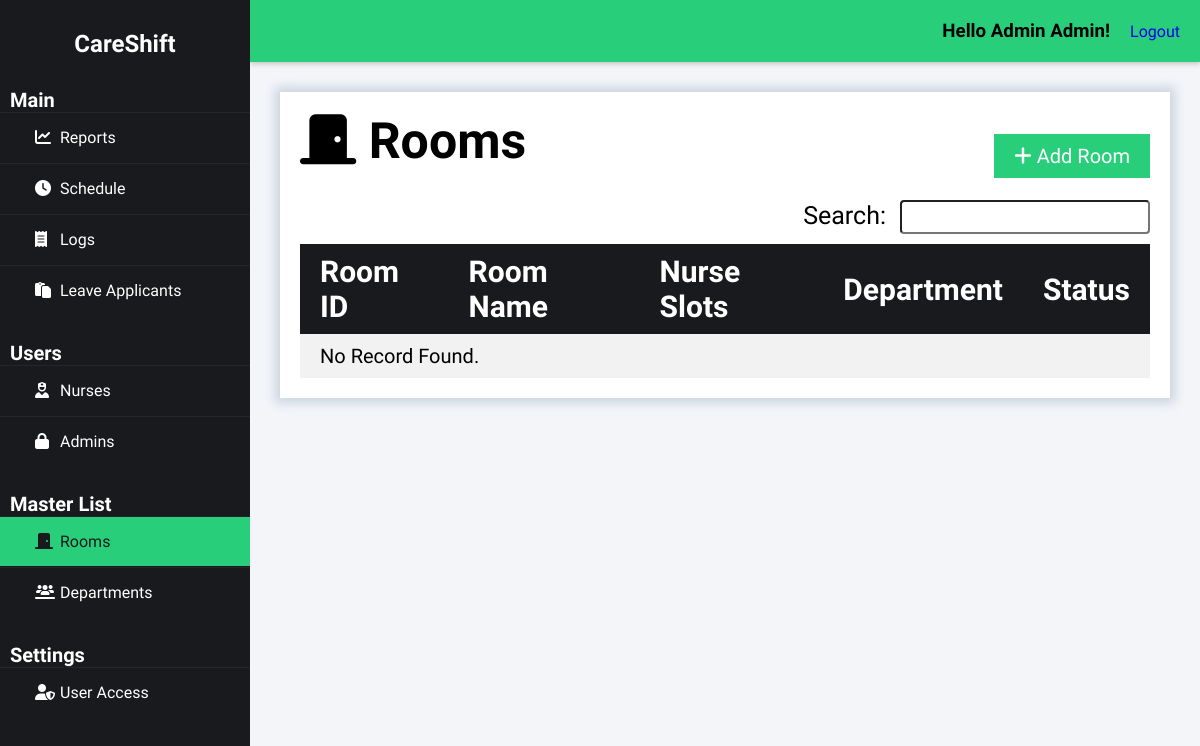
/index.php?page=rooms (signed in), run on an earlier commit of the app's database.
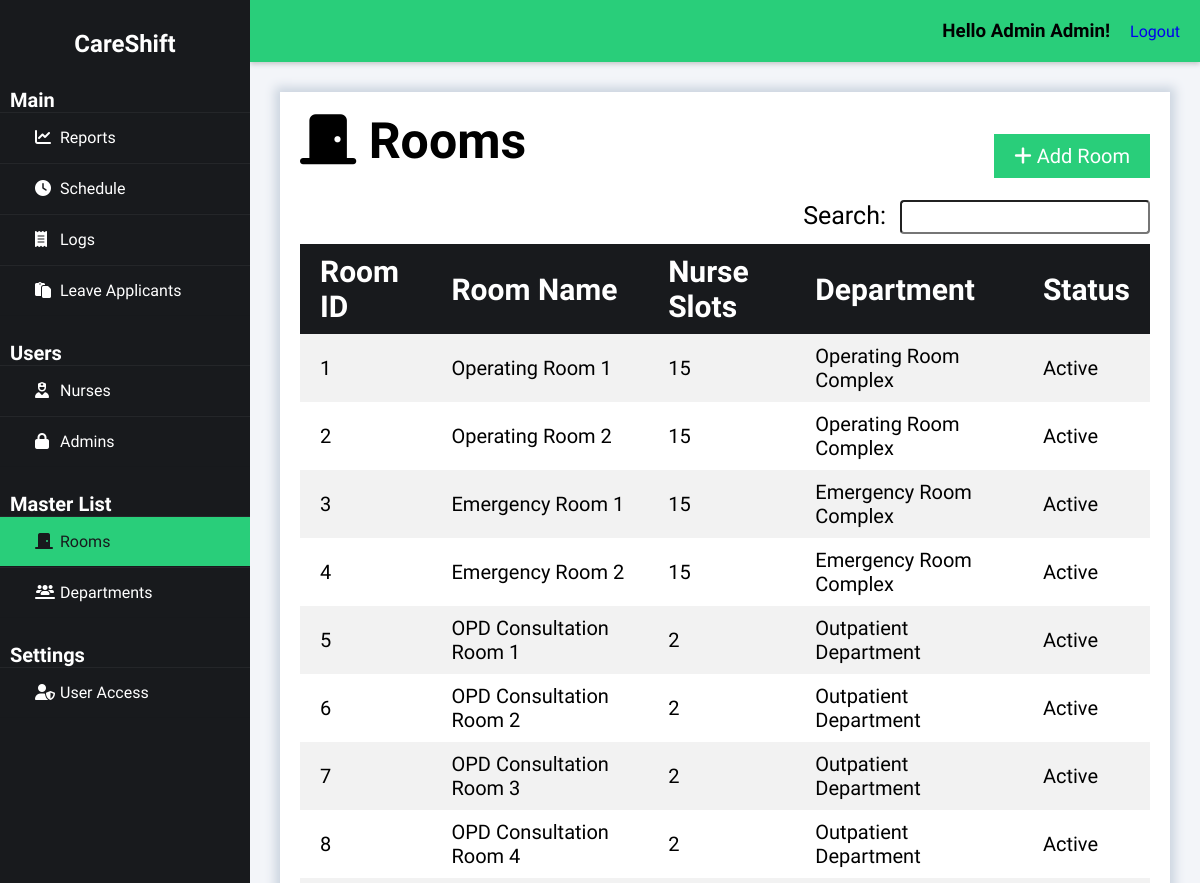
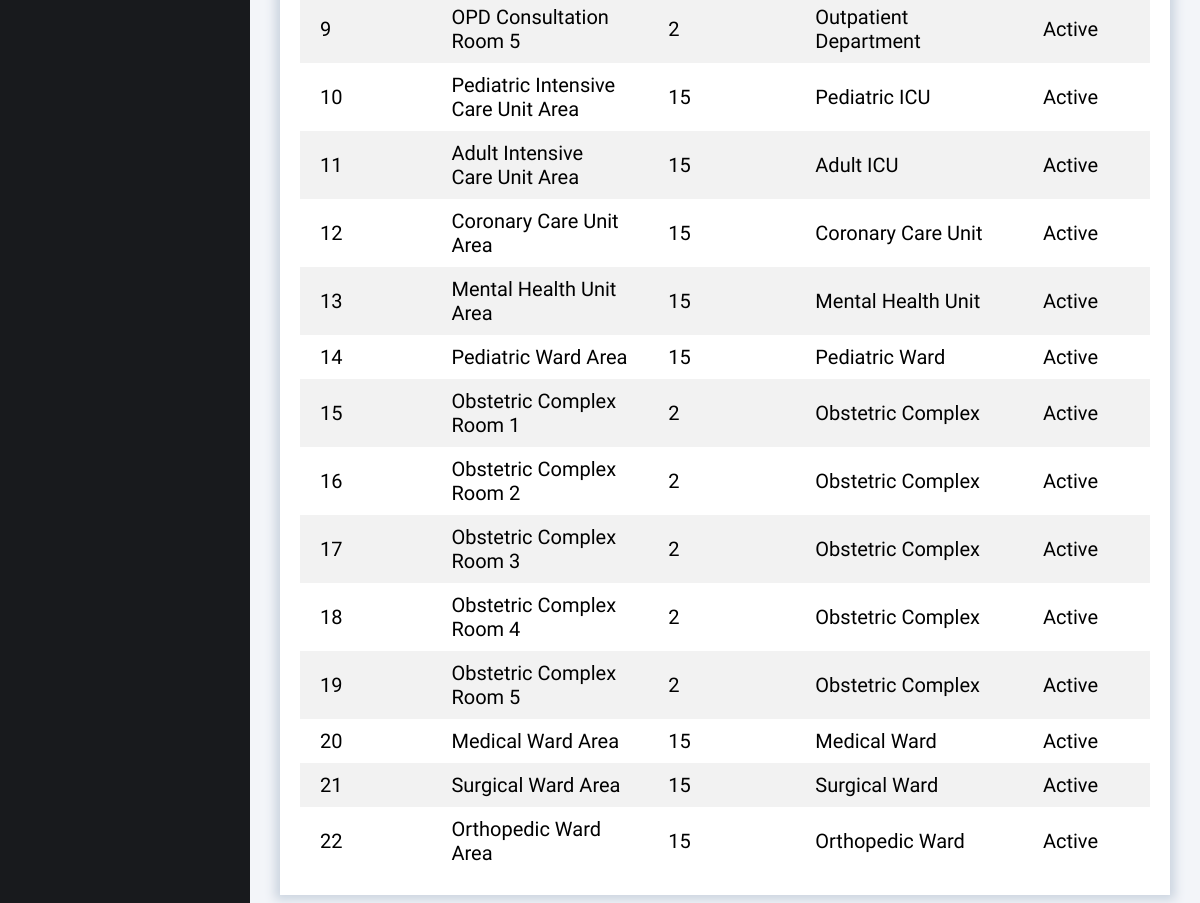
And on a later commit of the database (2 pictures, top to bottom).
### tables this page shows
CREATE TABLE `room` (
  `room_id` int(50) NOT NULL auto_increment,
  `room_name` varchar(255) NOT NULL,
  `room_slots` int(10) NOT NULL,
  `status_id` int(50) NOT NULL,
  `department_id` int(50) NOT NULL,
  PRIMARY KEY  (`room_id`),
  KEY (`status_id`),
  KEY (`department_id`)
);

CREATE TABLE `department` (
  `department_id` int(50) NOT NULL auto_increment,
  `department_name` varchar(50) NOT NULL,
  `department_desc` varchar(255) NOT NULL,
  `dept_type_id` int(50) NOT NULL,
  PRIMARY KEY  (`department_id`),
  KEY (`dept_type_id`)
);

CREATE TABLE `status` (
  `status_id` int(50) NOT NULL auto_increment,
  `status_name` varchar(50) NOT NULL,
  PRIMARY KEY  (`status_id`)
);

### class/class.admin.php (called while the page is built, shortened)
<?php
class Admin{
	private $DB_SERVER='localhost';
	private $DB_USERNAME='root';
	private $DB_PASSWORD='';
	private $DB_DATABASE='db_careshift';
	private $conn;
	public function __construct(){
		$this->conn = new PDO("mysql:host=".$this->DB_SERVER.";dbname=".$this->DB_DATABASE,$this->DB_USERNAME,$this->DB_PASSWORD);
	}
	function get_id_by_username($username){
		$sql="SELECT adm_id FROM admin WHERE adm_username = :username";
		$q = $this->conn->prepare($sql);
		$q->execute(['username' => $username]);
		$id = $q->fetchColumn();
		return $id;
	}
	function get_fname($id){
		$sql="SELECT adm_fname FROM admin WHERE adm_id = :id";
		$q = $this->conn->prepare($sql);
		$q->execute(['id' => $id]);
		$fname = $q->fetchColumn();
		return $fname;
	}
	function get_lname($id){
		$sql="SELECT adm_lname FROM admin WHERE adm_id = :id";
		$q = $this->conn->prepare($sql);
		$q->execute(['id' => $id]);
		$lname = $q->fetchColumn();
		return $lname;
	}
}
?>

### class/class.rooms.php (called while the page is built, shortened)
<?php
class Rooms{
	private $DB_SERVER='localhost';
	private $DB_USERNAME='root';
	private $DB_PASSWORD='';
	private $DB_DATABASE='db_careshift';
	private $conn;
	public function __construct(){
		$this->conn = new PDO("mysql:host=".$this->DB_SERVER.";dbname=".$this->DB_DATABASE,$this->DB_USERNAME,$this->DB_PASSWORD);
	}
	public function list_room(){
		$sql="SELECT * FROM room";
		$q = $this->conn->query($sql) or die("failed!");
		while($r = $q->fetch(PDO::FETCH_ASSOC)){
		$data[]=$r;
		}
		if(empty($data)){
		   return false;
		}else{
			return $data;
		}
	}
	function get_room_department_name($id){
		$sql="SELECT department_name FROM department INNER JOIN room WHERE room.department_id = department.department_id AND room_id = :id";
		$q = $this->conn->prepare($sql);
		$q->execute(['id' => $id]);
		$department_name = $q->fetchColumn();
		return $department_name;
	}
	function get_room_status_name($id){
		$sql="SELECT status_name FROM status INNER JOIN room WHERE room.status_id = status.status_id AND room_id = :id";
		$q = $this->conn->prepare($sql);
		$q->execute(['id' => $id]);
		$status_name = $q->fetchColumn();
		return $status_name;
	}
}
?>

### rooms-module/records.php (the view)
<div class="heading">
    <h1><i class="fas fa-solid fa-door-closed"></i>&nbspRooms</h1>
    <a href="index.php?page=rooms&subpage=add" class="right_button"><i class="fa fa-plus"></i>&nbspAdd Room</a>
</div>
<span class="right">
    <div class="search_bar">
        <label for="search">Search:</label>
        <input type="text" id="search" class="search" name="search" onkeyup="filterTable()">
    </div>
</span>
<table id="tablerecords">
    <thead>
        <tr>
            <th>Room ID</th>
            <th>Room Name</th>
            <th>Nurse Slots</th>
            <th>Department</th>
            <th>Status</th>
        </tr>
    </thead>
    <tbody>
        <?php
        if ($rooms->list_room() != false) {
            foreach ($rooms->list_room() as $value) {
                extract($value);
                $row_url = "index.php?page=rooms&subpage=profile&id=" . $room_id;
                ?>
                <tr onclick="location.href='<?php echo $row_url; ?>'" style="cursor: pointer;">
                    <td><?php echo $room_id; ?></td>
                    <td><?php echo $room_name; ?></td>
                    <td><?php echo $room_slots; ?></td>
                    <td><?php echo $rooms->get_room_department_name($room_id); ?></td>
                    <td><?php echo $rooms->get_room_status_name($room_id); ?></td>
                </tr>
                <?php
            }
        } else {
            ?>
            <tr>
                <td colspan="5">No Record Found.</td>
            </tr>
        <?php
        }
        ?>
    </tbody>
</table>

### index.php (shortened to what this page needs)
<?php
include_once 'class/class.admin.php';
include_once 'class/class.rooms.php';
$page = (isset($_GET['page']) && $_GET['page'] != '') ? $_GET['page'] : 'reports';
$subpage = (isset($_GET['subpage']) && $_GET['subpage'] != '') ? $_GET['subpage'] : '';
$admin = new Admin();
$rooms = new Rooms();
$admin_id = $admin->get_id_by_username($_SESSION['adm_username']);
?>
<!DOCTYPE html>
<html>
<head>
    <link rel="stylesheet" href="css/styles.css">
    <link rel="stylesheet" href="https://cdnjs.cloudflare.com/ajax/libs/fullcalendar/3.4.0/fullcalendar.css" />
</head>
<body>
    <div class="wrapper">
        <div class="sidebar">
            <h2>CareShift</h2>
            <ul>
                <h3>Main</h3>
                <li><a href="index.php?page=reports" class="<?= $page == 'reports' ? 'active' : '' ?>"><i class="fas fa-solid fa-chart-line"></i>Reports</a></li>
                <li><a href="index.php?page=schedule" class="<?= $page == 'schedule' ? 'active' : '' ?>"><i class="fas fa-solid fa-clock"></i>Schedule</a></li>
                <li><a href="index.php?page=logs" class="<?= $page == 'logs' ? 'active' : '' ?>"><i class="fas fa-solid fa-receipt"></i>Logs</a></li>
                <li><a href="index.php?page=leave" class="<?= $page == 'leave' ? 'active' : '' ?>"><i class="fas fa-regular fa-paste"></i></i></i>Leave Applicants</a></li>
                <h3>Users</h3>
                <li><a href="index.php?page=nurses" class="<?= $page == 'nurses' ? 'active' : '' ?>"><i class="fas fa-solid fa-user-nurse"></i>Nurses</a></li>
                <li><a href="index.php?page=admins" class="<?= $page == 'admins' ? 'active' : '' ?>"><i class="fas fa-lock" aria-hidden="true"></i></i>Admins</a></li>
                <h3>Master List</h3>
                <li><a href="index.php?page=rooms" class="<?= $page == 'rooms' ? 'active' : '' ?>"><i class="fas fa-solid fa-door-closed"></i>Rooms</a></li>
                <li><a href="index.php?page=departments" class="<?= $page == 'departments' ? 'active' : '' ?>"><i class="fas fa-solid fa-users-line"></i>Departments</a></li>
                <h3>Settings</h3>
                <li><a href="index.php?page=useraccess" class="<?= $page == 'useraccess' ? 'active' : '' ?>"><i class="fas fa-solid fa-user-shield"></i>User Access</a></li>
            </ul>
        </div>
        <div class="body">
            <div class="header">
                <h3>Hello <?php echo $admin->get_fname($admin_id).' '.$admin->get_lname($admin_id);?>!</h3>
                <a href="logout.php" class="right">Logout</a>
            </div>
            <div class="main_content">
                <?php
                    switch($page){
                    case 'rooms':
                        require_once 'rooms-module/index.php';
                    break;
                    }
                ?>
            </div>
        </div>
    </div>
</body>
</html>

### rooms-module/index.php (shortened to what this page needs)
<div class="content_wrapper">
	<?php
        switch($subpage){
            default:
                require_once 'records.php';
            break;
        }
    ?>
</div>

### css/styles.css (style rules this page uses)
* { margin: 0; padding: 0; box-sizing: border-box; list-style: none; text-decoration: none; font-family: "Afacad Flux", sans-serif; }
body { background: #f3f5f9; }
.wrapper { display: flex; position: relative; }
.wrapper .sidebar { position: fixed; width: 250px; height: 100%; background: #181a1d; padding: 30px 0; z-index: 999; }
.wrapper .sidebar h2 { color: white; text-align: center; margin-bottom: 30px; }
.wrapper .sidebar h3 { color: white; font-size: 20px; margin-top: 25px; margin-left: 10px; }
.wrapper .sidebar ul li { border-bottom: 1px solid rgba(0, 0, 0, 0.05); border-top: 1px solid rgba(255, 255, 255, 0.05); }
.wrapper .sidebar ul li a { color: white; display: block; padding: 15px 15px 15px 35px; }
.wrapper .sidebar ul li a .fas { width: 25px; }
.wrapper .sidebar ul li a.active { background-color: #29ce7a; color: #181a1d; }
.wrapper .sidebar ul li a.active .fas { color: #181a1d; }
.wrapper .body { width: 100%; margin-left: 250px; }
.wrapper .body .header { padding: 20px; background: #29ce7a; display: flex; justify-content: flex-end; gap: 20px; align-items: center; position: sticky; top: 0; z-index: 100; box-shadow: 0 2px 5px rgba(0, 0, 0, 0.2); }
.wrapper .body .header h3 { margin: 0; }
.wrapper .body .main_content { padding: 0px 30px 0px 30px; }
.wrapper .body .main_content h1 { font-size: 50px; margin-bottom: 30px; width: 80%; }
.wrapper .body .main_content .content_wrapper { background: white; box-shadow: 0 0 10px 5px #CBD4DF; padding: 20px; margin-top: 30px; margin-bottom: 30px; }
.wrapper .body .main_content .content_wrapper .heading { display: flex; justify-content: space-between; align-items: center; }
.heading .right_button { padding: 10px 20px; background-color: #29ce7a; color: white; border: none; cursor: pointer; font-size: 20px; }
.right { float: right; }
.right .search_bar { margin-bottom: 10px; }
.right .search_bar label { font-size: 25px; margin-bottom: 10px; font-weight: normal; }
.search_bar input[type="text"] { padding: 3px; width: 250px; font-size: 20px; border-radius: 4px; margin-left: 10px; }
#tablerecords { padding: 10px; width: 100%; border-collapse: collapse; }
#tablerecords thead { color: white; background-color: #181a1d; text-align: left; font-size: 30px; }
#tablerecords thead tr th { padding: 10px 20px 10px 20px; }
#tablerecords th, #tablerecords td { padding: 10px 0px; }
#tablerecords tbody { font-size: 20px; }
#tablerecords tbody tr:nth-child(odd) { background-color: #f2f2f2; }
#tablerecords tbody tr:nth-child(even) { background-color: #ffffff; }
#tablerecords tbody tr td { padding: 10px 20px 10px 20px; }
label { margin-bottom: 5px; font-weight: bold; font-size: 25px; }

What changed in the data, as far as the page shows it:
added room: room_id "1", room_name "Operating Room 1", room_slots "15", room_id.department_name "Operating Room Complex", room_id.status_name "Active"
added room: room_id "2", room_name "Operating Room 2", room_slots "15", room_id.department_name "Operating Room Complex", room_id.status_name "Active"
added room: room_id "3", room_name "Emergency Room 1", room_slots "15", room_id.department_name "Emergency Room Complex", room_id.status_name "Active"
added room: room_id "4", room_name "Emergency Room 2", room_slots "15", room_id.department_name "Emergency Room Complex", room_id.status_name "Active"
added room: room_id "5", room_name "OPD Consultation Room 1", room_slots "2", room_id.department_name "Outpatient Department", room_id.status_name "Active"
added room: room_id "6", room_name "OPD Consultation Room 2", room_slots "2", room_id.department_name "Outpatient Department", room_id.status_name "Active"
added room: room_id "7", room_name "OPD Consultation Room 3", room_slots "2", room_id.department_name "Outpatient Department", room_id.status_name "Active"
added room: room_id "8", room_name "OPD Consultation Room 4", room_slots "2", room_id.department_name "Outpatient Department", room_id.status_name "Active"
added room: room_id "9", room_name "OPD Consultation Room 5", room_slots "2", room_id.department_name "Outpatient Department", room_id.status_name "Active"
added room: room_id "10", room_name "Pediatric Intensive Care Unit Area", room_slots "15", room_id.department_name "Pediatric ICU", room_id.status_name "Active"
added room: room_id "11", room_name "Adult Intensive Care Unit Area", room_slots "15", room_id.department_name "Adult ICU", room_id.status_name "Active"
added room: room_id "12", room_name "Coronary Care Unit Area", room_slots "15", room_id.department_name "Coronary Care Unit", room_id.status_name "Active"
added room: room_id "13", room_name "Mental Health Unit Area", room_slots "15", room_id.department_name "Mental Health Unit", room_id.status_name "Active"
added room: room_id "14", room_name "Pediatric Ward Area", room_slots "15", room_id.department_name "Pediatric Ward", room_id.status_name "Active"
added room: room_id "15", room_name "Obstetric Complex Room 1", room_slots "2", room_id.department_name "Obstetric Complex", room_id.status_name "Active"
added room: room_id "16", room_name "Obstetric Complex Room 2", room_slots "2", room_id.department_name "Obstetric Complex", room_id.status_name "Active"
added room: room_id "17", room_name "Obstetric Complex Room 3", room_slots "2", room_id.department_name "Obstetric Complex", room_id.status_name "Active"
added room: room_id "18", room_name "Obstetric Complex Room 4", room_slots "2", room_id.department_name "Obstetric Complex", room_id.status_name "Active"
added room: room_id "19", room_name "Obstetric Complex Room 5", room_slots "2", room_id.department_name "Obstetric Complex", room_id.status_name "Active"
added room: room_id "20", room_name "Medical Ward Area", room_slots "15", room_id.department_name "Medical Ward", room_id.status_name "Active"
added room: room_id "21", room_name "Surgical Ward Area", room_slots "15", room_id.department_name "Surgical Ward", room_id.status_name "Active"
added room: room_id "22", room_name "Orthopedic Ward Area", room_slots "15", room_id.department_name "Orthopedic Ward", room_id.status_name "Active"
Also different on the page:
text no longer shown: "No Record Found."
